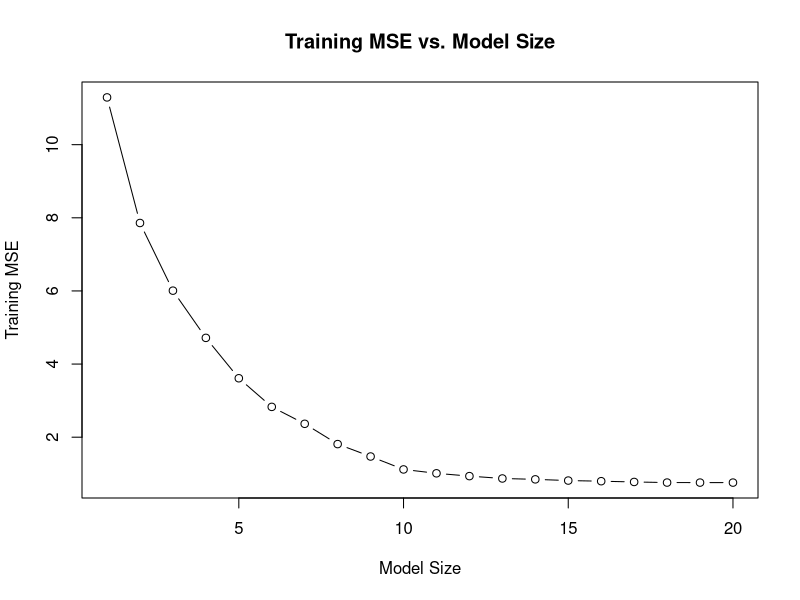
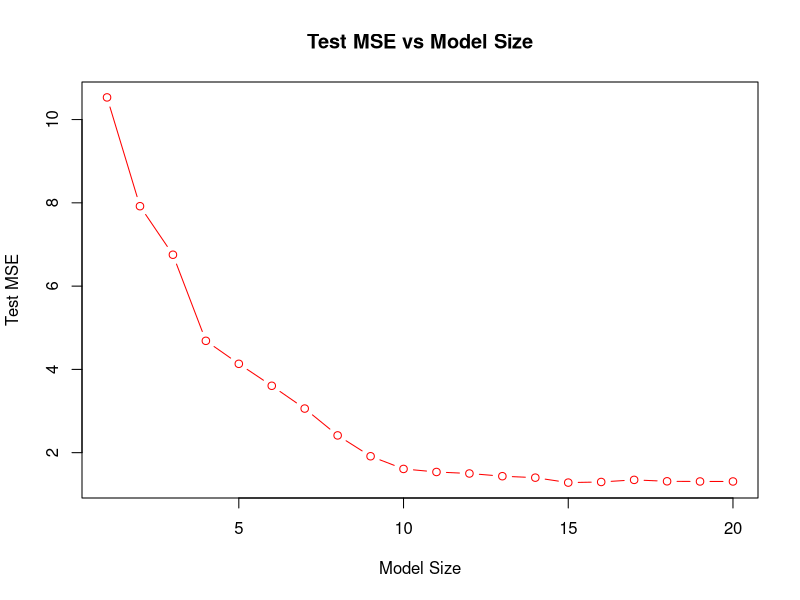
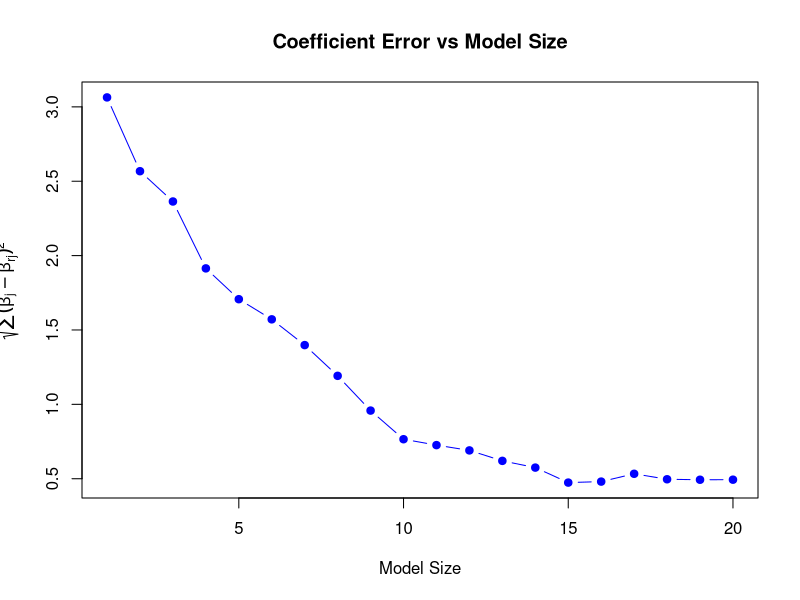

Write R code to recreate these figures, in order.
## ---- chunk 1
knitr::opts_chunk$set(echo = TRUE)
## ---- chunk 2

set.seed(1)
n <- 1000 
p <- 20

X <- matrix(rnorm(n*p), nrow = n, ncol = p)

B <- rnorm(p)

B[5] = 0
B[9] = 0
B[14] = 0
B[19] = 0

epsilon <- rnorm(n)

Y <- X %*% B + epsilon
## ---- chunk 3

colnames(X) <- paste0("X", 1:p)

train_indices <- sample(1:n, 100)

test_indices <- setdiff(1:n, train_indices)

X_train <- X[train_indices, ]
Y_train <- Y[train_indices]

X_test <- X[test_indices, ]
Y_test <- Y[test_indices]


## ---- chunk 4

library(leaps)
subset_selection <- regsubsets(X_train, Y_train, nvmax = p)
train_mse <- rep(NA, p)


errors = rep(NA, p)
x_cols = colnames(X_train, do.NULL = FALSE, prefix = "x.")

for (i in 1:p){
  coefficients <- coef(subset_selection, id = i)
  selected_vars <- names(coefficients)[-1]
  X_train_subset <- X_train[, selected_vars, drop = FALSE]
  
  pred <- X_train_subset %*% coefficients[selected_vars]
  train_mse[i] <- mean((Y_train - pred)^2)
}


plot(1:p, train_mse, ylab = "Training MSE", xlab = "Model Size", type = "b", main = "Training MSE vs. Model Size")

## ---- chunk 5
test_mse <- rep(NA, p)

for (i in 1:p) {
  coefficients <- coef(subset_selection, id = i)
  selected_vars <- names(coefficients)[-1]
  X_test_subset <- X_test[, selected_vars, drop = FALSE]
  pred <- X_test_subset %*% coefficients[selected_vars]
  test_mse[i] <- mean((Y_test - pred)^2)
}

plot(1:p, test_mse, ylab = "Test MSE", xlab = "Model Size", type = "b", col = "red", main = "Test MSE vs Model Size")

## ---- chunk 6
min_test_mse_size <- which.min(test_mse)
cat("Model size with minimum test MSE:", min_test_mse_size, "\n")
cat("Minimum Test MSE:", test_mse[min_test_mse_size], "\n")

## ---- chunk 7
best_model_coefficients <- coef(subset_selection, id = min_test_mse_size)
cat("Best model coefficients (model size =", min_test_mse_size, "):\n")
print(best_model_coefficients)

cat("True coefficients (B):\n")
print(B)
## ---- chunk 8

coefficients_error <- rep(NA, p)

for (i in 1:p){
  coefficients <- coef(subset_selection, id = i)
  estimated_beta <- rep(0, p)
  
  selected_vars <- names(coefficients)[-1]
  selected_indices <- as.numeric(gsub("X", "", selected_vars))
  
  estimated_beta[selected_indices] <- coefficients[selected_vars]
  
  coefficients_error[i] <- sqrt(sum((B - estimated_beta)^2))
}


plot(1:p, coefficients_error, type = "b", col = "blue", pch = 19,
     xlab = "Model Size", ylab = expression(sqrt(sum((beta[j] - hat(beta)[r * j])^2))),
     main = "Coefficient Error vs Model Size")
